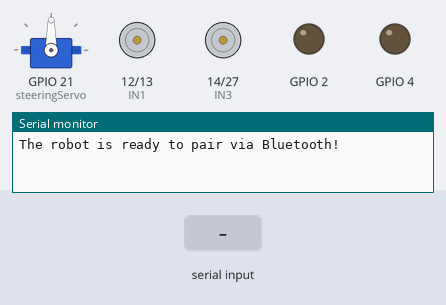
Bench run of a sketch on a simulated ESP32. Shown: servo, motor-driver pin pairs drawn as motors (green arrow = first pin HIGH = forward, orange = second pin HIGH = backward, longer = more drive), output pins drawn as LEDs (lit = HIGH), the last lines printed to the serial monitor. The test bench sets the inputs (shaded band). Nothing arrives over Bluetooth unless stated.

Above: at 1.2 s.
1.3 s: "U" received over the second serial link
At 2.2 s:
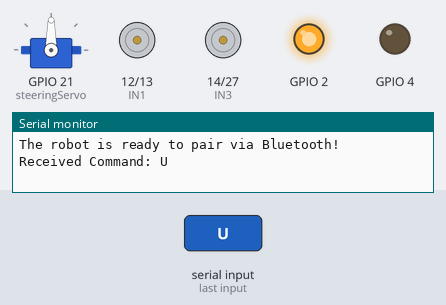
2.8 s: "Y" received over the second serial link
At 3.7 s:
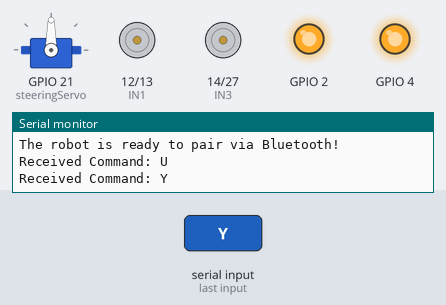
5.8 s: "F" received over the second serial link
At 6.7 s:
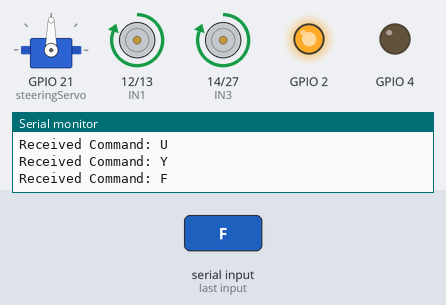
7.3 s: "u" received over the second serial link
At 8.2 s:
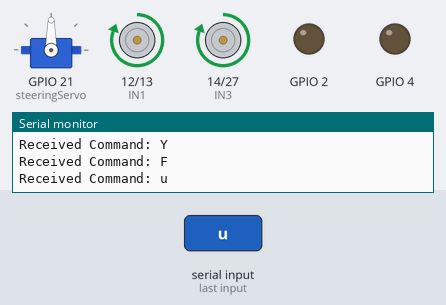
8.8 s: "B" received over the second serial link
At 10.0 s:
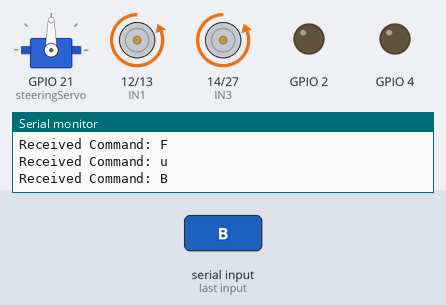
10.3 s: "L" received over the second serial link
At 11.6 s:
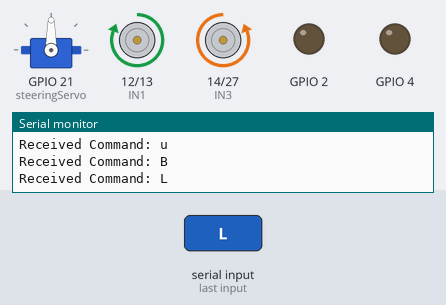
Timing chart, 0 to 12.8 s (numbered marks = the images above; inputs shaded):
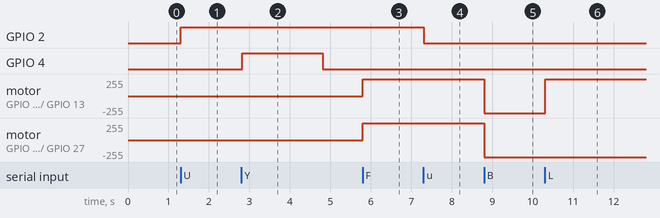

The sketch:

Bluetooth_car.ino
```cpp
#include "BluetoothSerial.h"
#include <ESP32Servo.h>


// Check if Bluetooth is properly enabled
#if !defined(CONFIG_BT_ENABLED) || !defined(CONFIG_BLUEDROID_ENABLED)
#error Bluetooth is not enabled! Please run `make menuconfig` to enable it
#endif

BluetoothSerial SerialBT;

// Define L298N Control Pins
const int IN1 = 12;
const int IN2 = 13;
const int IN3 = 14;
const int IN4 = 27;

Servo steeringServo;

void setup() {
  Serial.begin(115200);


  // Set all motor control pins as outputs
  pinMode(IN1, OUTPUT);
  pinMode(IN2, OUTPUT);
  pinMode(IN3, OUTPUT);
  pinMode(IN4, OUTPUT);
  pinMode(2, OUTPUT);
  pinMode(4, OUTPUT);

  // Start with motors off
  stopCar();

  // Attach Servo to Pin 21 and center it
  steeringServo.attach(21);
  steeringServo.write(90);

  // Initialize Bluetooth with the device name
  SerialBT.begin("ESP32_Robot_Car");
  Serial.println("The robot is ready to pair via Bluetooth!");
}

void loop() {
  if (SerialBT.available()) {
    char command = SerialBT.read();
    Serial.print("Received Command: ");
    Serial.println(command);

    // Process commands received from the mobile app
    switch (command) {
      case 'U': lightson();     break;
      case 'u': lightsoff();    break;
      case 'Y': buzzeron();     break;

    // Motors Configuration
      case 'F': moveForward();  break;
      case 'B': moveBackward(); break;
      case 'L': turnLeft();     break;
      case 'R': turnRight();    break;
      case 'S': stopCar();      break;

    // servo configuration
      case 'X': servoLeft();    break;
      case 'x': servoCenter();  break;
      case 'W': servoRight();   break;
      case 'w': servoback();    break;
    }
  }
  delay(20);
}

// Direction Control Functions
void moveForward() {
  digitalWrite(IN1, HIGH);
  digitalWrite(IN2, LOW);
  digitalWrite(IN3, HIGH);
  digitalWrite(IN4, LOW);
}

void moveBackward() {
  digitalWrite(IN1, LOW);
  digitalWrite(IN2, HIGH);
  digitalWrite(IN3, LOW);
  digitalWrite(IN4, HIGH);
}

void turnLeft() {
  digitalWrite(IN1, HIGH);
  digitalWrite(IN2, LOW);
  digitalWrite(IN3, LOW);
  digitalWrite(IN4, HIGH);
}

void turnRight() {
  digitalWrite(IN1, LOW);
  digitalWrite(IN2, HIGH);
  digitalWrite(IN3, HIGH);
  digitalWrite(IN4, LOW);
}

void stopCar() {
  digitalWrite(IN1, LOW);
  digitalWrite(IN2, LOW);
  digitalWrite(IN3, LOW);
  digitalWrite(IN4, LOW);
}

void lightson() {
  digitalWrite(2,HIGH);
}

void lightsoff() {
  digitalWrite(2,LOW);
}

void buzzeron(){
  digitalWrite(4,HIGH);
  delay(2000);
  digitalWrite(4,LOW);
}

// Servo Control Functions
void servoLeft() {
  steeringServo.write(0);
}

void servoCenter() {
  steeringServo.write(90);
}

void servoRight() {
  steeringServo.write(180);
}

void servoback(){
  steeringServo.write(160);
}
```

Measured:
- after the input at 1.3 s, GPIO 2: LOW → HIGH at once
- after the input at 2.8 s, GPIO 4: LOW → HIGH at once, → LOW 2.0 s later
- after the input at 5.8 s, motor on GPIO 12 (IN1) / GPIO 13 (IN2), motor on GPIO 14 (IN3) / GPIO 27 (IN4): stopped → forward 255/255 at once
- after the input at 7.3 s, GPIO 2: HIGH → LOW at once
- after the input at 8.8 s, motor on GPIO 12 (IN1) / GPIO 13 (IN2), motor on GPIO 14 (IN3) / GPIO 27 (IN4): forward 255/255 → backward 255/255 at once
- after the input at 10.3 s, motor on GPIO 12 (IN1) / GPIO 13 (IN2): backward 255/255 → forward 255/255 at once
